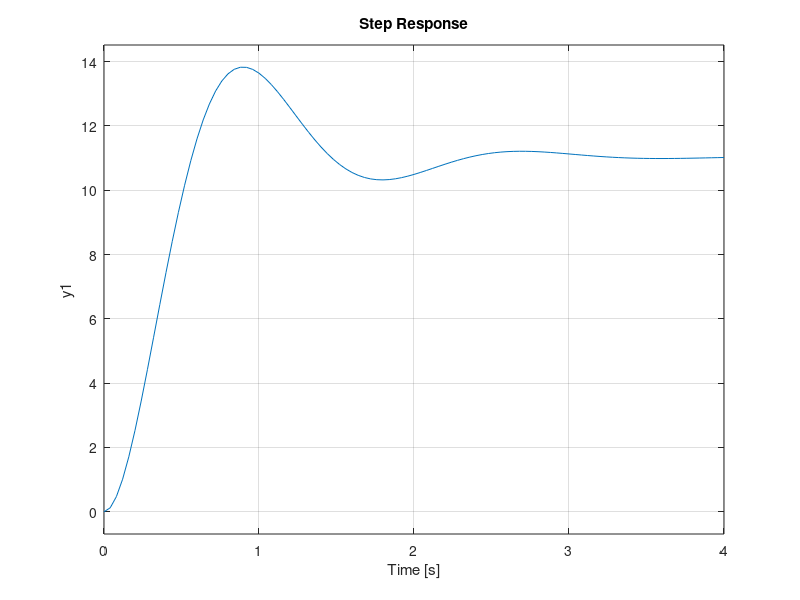

The MATLAB source for this figure:
clear all
close all
clc

K=160.95

s=tf('s'); 
G=K*1/(s^2+3.056*s+14.59) 

figure,step(G);
grid on;
%s=tf('s'); 
%g=K/S(S+5)
%H=1
%T=feedback(G,H)
%figure,step(T)